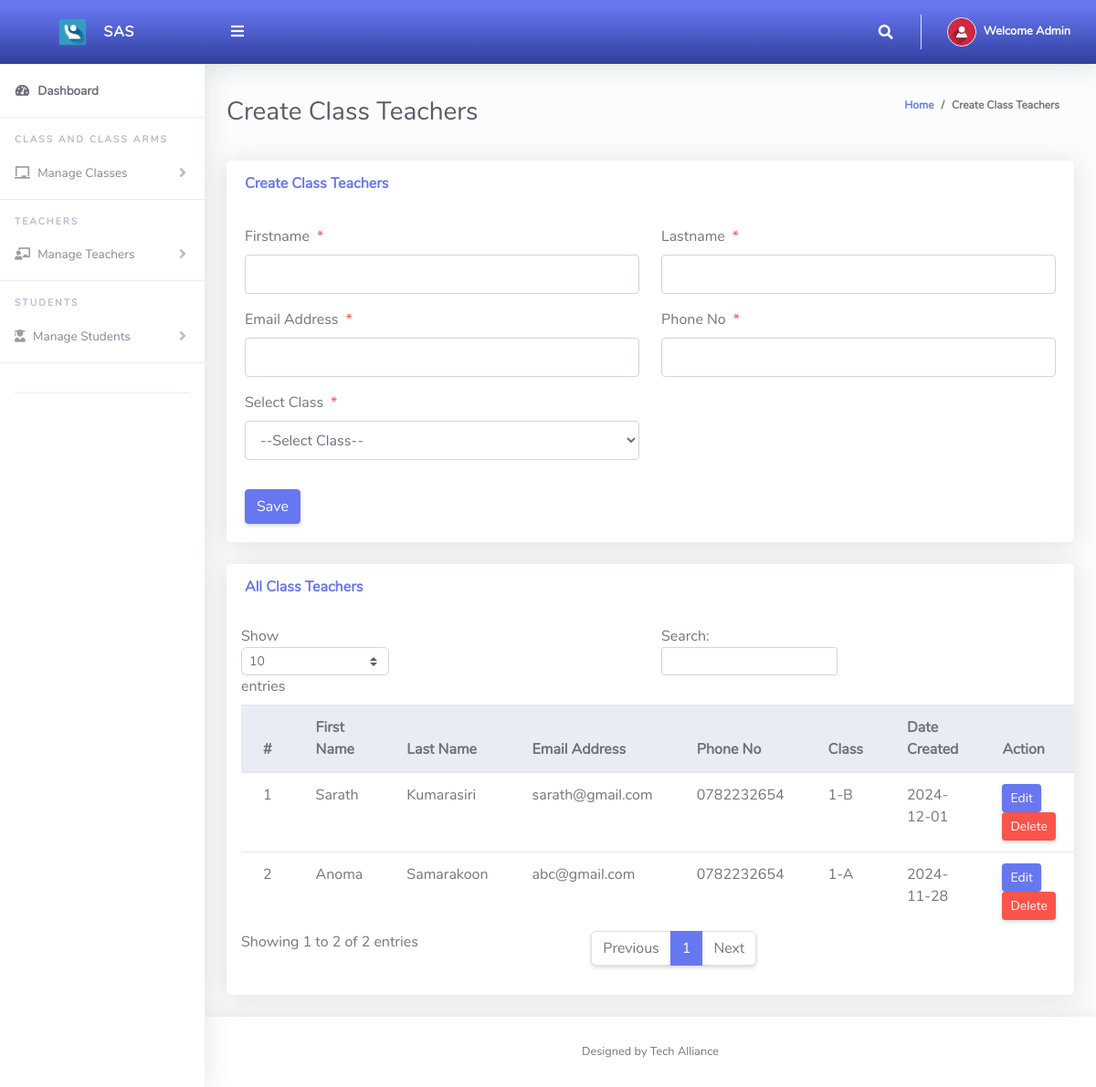
The page /Admin/createClassTeacher.php (signed in) on the database its author committed.
### tables this page shows
CREATE TABLE `tblclassteacher` (
  `Id` int(10) NOT NULL,
  `firstName` varchar(255) NOT NULL,
  `lastName` varchar(255) NOT NULL,
  `emailAddress` varchar(255) NOT NULL,
  `password` varchar(255) NOT NULL,
  `phoneNo` varchar(50) NOT NULL,
  `classId` varchar(10) NOT NULL,
  `dateCreated` varchar(50) NOT NULL
);

CREATE TABLE `tblclass` (
  `Id` int(10) NOT NULL,
  `className` varchar(255) NOT NULL
);

### Admin/createClassTeacher.php (the view, shortened to what this page needs)
<?php
include '../Includes/dbcon.php';
?>
<!DOCTYPE html>
<html lang="en">
<head>
  <link href="../vendor/fontawesome-free/css/all.min.css" rel="stylesheet" type="text/css">
  <link href="../vendor/bootstrap/css/bootstrap.min.css" rel="stylesheet" type="text/css">
  <link href="css/ruang-admin.min.css" rel="stylesheet">
</head>
<body id="page-top">
  <div id="wrapper">
    <?php include "Includes/sidebar.php";?>
    <div id="content-wrapper" class="d-flex flex-column">
      <div id="content">
        <?php include "Includes/topbar.php";?>
        <div class="container-fluid" id="container-wrapper">
          <div class="d-sm-flex align-items-center justify-content-between mb-4">
            <h1 class="h3 mb-0 text-gray-800">Create Class Teachers</h1>
            <ol class="breadcrumb">
              <li class="breadcrumb-item"><a href="./">Home</a></li>
              <li class="breadcrumb-item active" aria-current="page">Create Class Teachers</li>
            </ol>
          </div>
          <div class="row">
            <div class="col-lg-12">
              <div class="card mb-4">
                <div class="card-header py-3 d-flex flex-row align-items-center justify-content-between">
                  <h6 class="m-0 font-weight-bold text-primary">Create Class Teachers</h6>
                </div>
                <div class="card-body">
                  <form method="post">
                   <div class="form-group row mb-3">
                        <div class="col-xl-6">
                        <label class="form-control-label">Firstname<span class="text-danger ml-2">*</span></label>
                        <input type="text" class="form-control" required name="firstName" value="<?php echo $row['firstName'];?>" id="exampleInputFirstName">
                        </div>
                        <div class="col-xl-6">
                        <label class="form-control-label">Lastname<span class="text-danger ml-2">*</span></label>
                        <input type="text" class="form-control" required name="lastName" value="<?php echo $row['lastName'];?>" id="exampleInputFirstName" >
                        </div>
                    </div>
                     <div class="form-group row mb-3">
                        <div class="col-xl-6">
                        <label class="form-control-label">Email Address<span class="text-danger ml-2">*</span></label>
                        <input type="email" class="form-control" required name="emailAddress" value="<?php echo $row['emailAddress'];?>" id="exampleInputFirstName" >
                        </div>
                        <div class="col-xl-6">
                        <label class="form-control-label">Phone No<span class="text-danger ml-2">*</span></label>
                        <input type="text" class="form-control" name="phoneNo" value="<?php echo $row['phoneNo'];?>" id="exampleInputFirstName" >
                        </div>
                    </div>
                    <div class="form-group row mb-3">
                        <div class="col-xl-6">
                        <label class="form-control-label">Select Class<span class="text-danger ml-2">*</span></label>
                         <?php
                        $qry= "SELECT * FROM tblclass ORDER BY className ASC";
                        $result = $conn->query($qry);
                        if ($result->num_rows > 0){
                          echo '<select required name="classId" class="form-control mb-3">';
                          echo '<option value="">--Select Class--</option>';
                          echo '</select>';
                        }
                        ?>
                        </div>
                    </div>
                    <?php if (isset($Id)) { ?>
                    <button type="submit" name="update" class="btn btn-warning">Update</button>
                    <?php } else { ?>
                    <button type="submit" name="save" class="btn btn-primary">Save</button>
                    <?php } ?>
                  </form>
                </div>
              </div>
              <div class="row">
                <div class="col-lg-12">
                <div class="card mb-4">
                  <div class="card-header py-3 d-flex flex-row align-items-center justify-content-between">
                    <h6 class="m-0 font-weight-bold text-primary">All Class Teachers</h6>
                  </div>
                  <div class="table-responsive p-3">
                    <table class="table align-items-center table-flush table-hover" id="dataTableHover">
                      <thead class="thead-light">
                        <tr>
                          <th>#</th>
                          <th>First Name</th>
                          <th>Last Name</th>
                          <th>Email Address</th>
                          <th>Phone No</th>
                          <th>Class</th>
                          <th>Date Created</th>
                          <th>Action</th>
                        </tr>
                      </thead>
                      <tbody>
                        <?php
                        $query = "SELECT tblclassteacher.Id, firstName, lastName, emailAddress, phoneNo, className, dateCreated
                                  FROM tblclassteacher
                                  INNER JOIN tblclass ON tblclass.Id = tblclassteacher.classId";
                        $rs = $conn->query($query);
                        $sn=0;
                        if($rs->num_rows > 0){
                          while ($rows = $rs->fetch_assoc()){
                            $sn++;
                            echo "<tr>
                              <td>".$sn."</td>
                              <td>".$rows['firstName']."</td>
                              <td>".$rows['lastName']."</td>
                              <td>".$rows['emailAddress']."</td>
                              <td>".$rows['phoneNo']."</td>
                              <td>".$rows['className']."</td>
                              <td>".$rows['dateCreated']."</td>
                              <td>
                                <a href='?action=edit&Id=".$rows['Id']."' class='btn btn-sm btn-primary'>Edit</a>
                                <a href='?action=delete&Id=".$rows['Id']."' class='btn btn-sm btn-danger' onClick=\"return confirm('Do you really want to delete?');\">Delete</a>
                              </td>
                            </tr>";
                          }
                        }
                        ?>
                      </tbody>
                    </table>
                  </div>
                </div>
              </div>
            </div>
          </div>
        </div>
      </div>
      <?php include "Includes/footer.php";?>
    </div>
  </div>
</body>
</html>

### Admin/Includes/topbar.php (shortened to what this page needs)
<?php
  if (isset($_SESSION['userId'])) {
      $query = "SELECT * FROM tbladmin WHERE Id = ".$_SESSION['userId']."";
      $rs = $conn->query($query);
      if ($rs && $rs->num_rows > 0) {
          $rows = $rs->fetch_assoc();
          $fullName = $rows['firstName']." ".$rows['lastName'];
      } else {
          $fullName = "Guest";
      }
  } else {
      header("Location: login.php");
      exit();
  }
  $current_page = basename($_SERVER['PHP_SELF']);
?>
<nav class="navbar navbar-expand navbar-light bg-gradient-primary topbar mb-4 static-top">
    <button id="sidebarToggleTop" class="btn btn-link rounded-circle mr-3">
        <i class="fa fa-bars"></i>
    </button>
    <ul class="navbar-nav ml-auto">
        <?php if ($current_page !== 'index.php') { ?>
            <li class="nav-item dropdown no-arrow">
                <a class="nav-link dropdown-toggle" href="#" id="searchDropdown" role="button" data-toggle="dropdown"
                    aria-haspopup="true" aria-expanded="false">
                    <i class="fas fa-search fa-fw"></i>
                </a>
            </li>
        <?php } ?>
        <li class="nav-item dropdown no-arrow">
            <a class="nav-link dropdown-toggle" href="#" id="userDropdown" role="button" data-toggle="dropdown"
                aria-haspopup="true" aria-expanded="false">
                <img class="img-profile rounded-circle" src="img/user-icn.png" style="max-width: 60px">
                <span class="ml-2 d-none d-lg-inline text-white small"><b>Welcome <?php echo $fullName;?></b></span>
            </a>
        </li>
    </ul>
</nav>

### rows shown on the page
tblclassteacher: firstName "Sarath", lastName "Kumarasiri", emailAddress "sarath@gmail.com", phoneNo "0782232654", classId.className "1-B", dateCreated "2024-12-01"
tblclassteacher: firstName "Anoma", lastName "Samarakoon", emailAddress "abc@gmail.com", phoneNo "0782232654", classId.className "1-A", dateCreated "2024-11-28"

### other values the page prints
$fullName "Admin"
